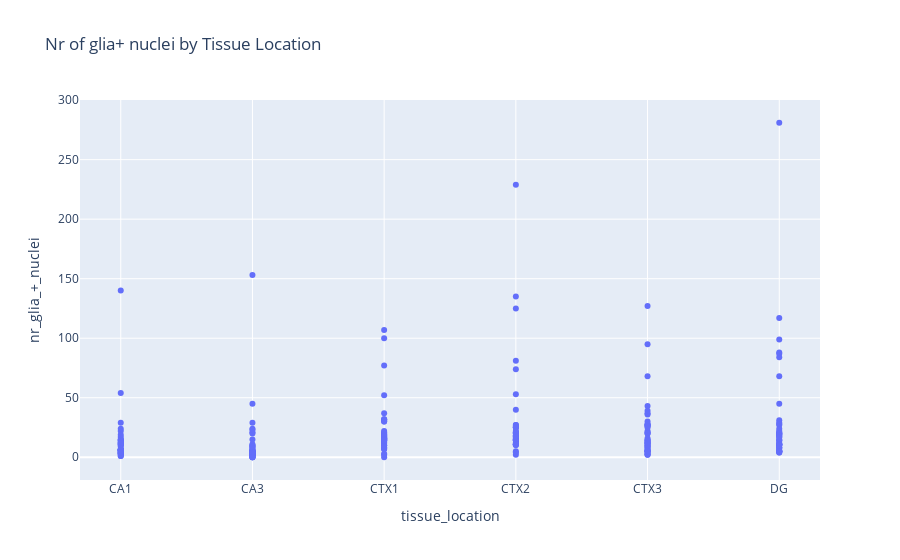

The cell this chart's notebook holds for it:
### Code cell
# Create the plot
fig = px.scatter(df, x='tissue_location', y='nr_glia_+_nuclei',
                 hover_data=['sample_id','index'], title='Nr of glia+ nuclei by Tissue Location')

# Show the plot
fig.show()

### Figure 1 — Plotly figure (JSON) as saved in the notebook; plotly's stock layout.template omitted (floating-point values rounded to 4 significant figures; data arrays with more than 128 entries replaced by an {"elided": "..."} marker saying what was removed)
{"data": [{"customdata": {"elided": "252x2 mixed values"}, "hovertemplate": "tissue_location=%{x}<br>nr_glia_+_nuclei=%{y}<br>sample_id=%{customdata[0]}<br>index=%{customdata[1]}<extra></extra>", "legendgroup": "", "marker": {"color": "#636efa", "symbol": "circle"}, "mode": "markers", "name": "", "orientation": "v", "showlegend": false, "type": "scatter", "x": {"elided": "252 str values"}, "xaxis": "x", "y": {"elided": "252 int values"}, "yaxis": "y"}], "layout": {"legend": {"tracegroupgap": 0}, "title": {"text": "Nr of glia+ nuclei by Tissue Location"}, "xaxis": {"anchor": "y", "domain": [0, 1], "title": {"text": "tissue_location"}}, "yaxis": {"anchor": "x", "domain": [0, 1], "title": {"text": "nr_glia_+_nuclei"}}}}
